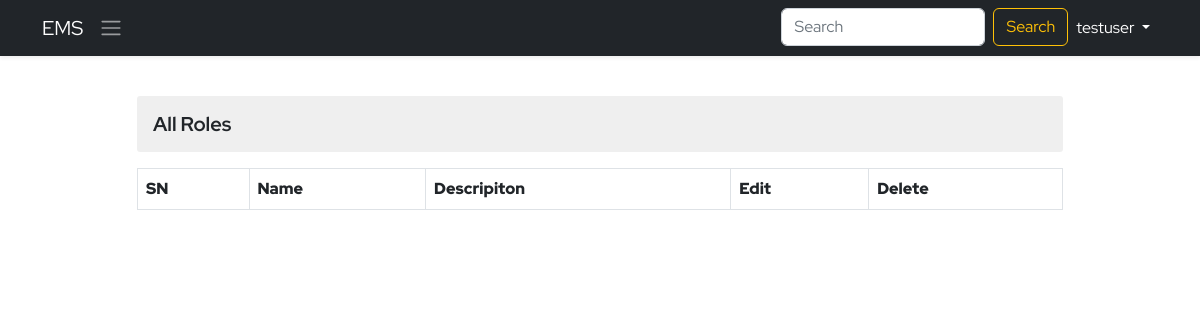
Before: /view-roles/ with the older database file.
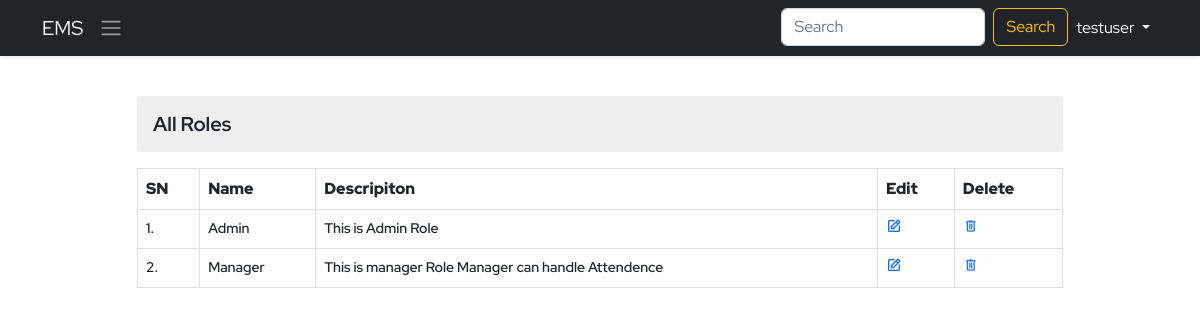
After: the same page with the newer database file.
### ems/models.py (models this page shows, shortened)
class Role(models.Model):
    name=models.CharField(max_length=70, unique=True)
    description=models.TextField(max_length=200)

### ems/views.py (the view)
# urls.py: path('view-roles/',viewRole,name='view-role'),
def viewRole(request):
    context={}
    try:
        roles=Role.objects.all()
        context['roles']=roles
    except Exception as e:
        print('View Role Exception : ',e)
    return render(request,'ems/view_role.html',context)

### ems/templates/ems/view_role.html (shortened to what this page needs)
{% extends './base.html' %}
{% block body %}
<div class="container py-4">
    <div class="row d-flex align-items-center justify-content-center">
        <div class="col-10">
            <h3 class="my-3 derpartment-title">All Roles</h3>
            <table class="table table-bordered department-table">
                <tr>
                    <th>SN</th>
                    <th>Name</th>
                    <th>Descripiton</th>
                    <th>Edit</th>
                    <th>Delete</th>
                </tr>
                {% for role in roles %}
                <tr>
                    <td>{{forloop.counter}}.</td>
                    <td>{{role.name}}</td>
                    <td>{{role.description}}</td>
                    <td><a href="{{role.id}}" class="edit" data-bs-toggle="modal" data-bs-target="#edit-role" ><i class='bx bx-edit'></i></a></td>
                    <td><a href="{% url 'ems:delete-role' role.id %}" class="delete"><span class="material-symbols-outlined">
                        </span></a></td>
                </tr>
                {% endfor %}
            </table>
        </div>
    </div>
</div>
{% endblock body %}

Changed rows visible on the page:
added Role: name "Admin", description "This is Admin Role"
added Role: name "Manager", description "This is manager Role Manager can handle Attendence"
